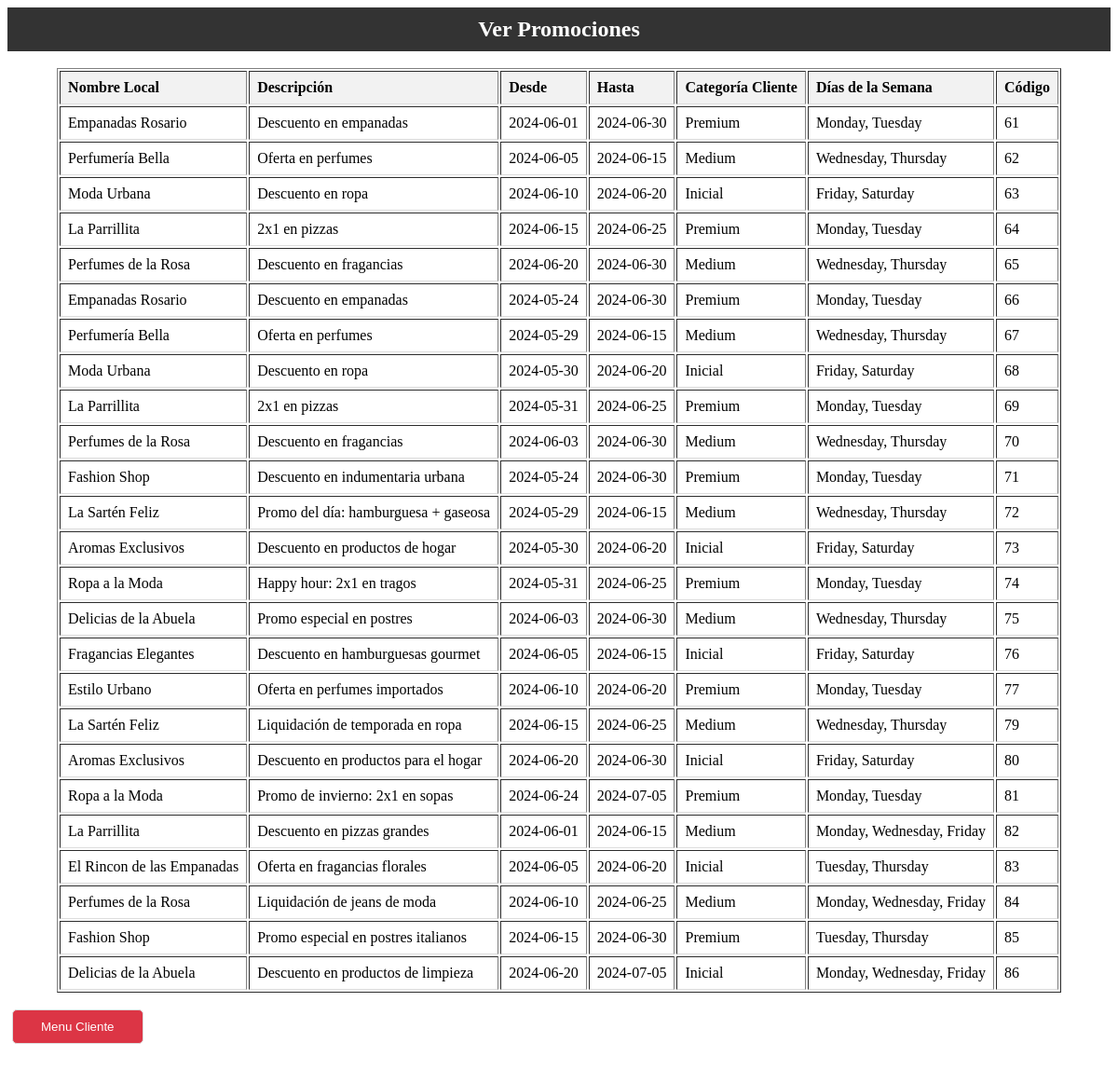
The page /menuCli/ver_promos.php on the database its author committed.
### tables this page shows
CREATE TABLE `promociones` (
  `codPromo` int(11) NOT NULL,
  `textoPromo` varchar(200) NOT NULL,
  `fechaDesdePromo` date NOT NULL,
  `fechaHastaPromo` date NOT NULL,
  `categoria_cliente` enum('Inicial','Medium','Premium') NOT NULL,
  `diasSemana` longtext NOT NULL CHECK (json_valid(`diasSemana`)),
  `estadoPromo` enum('pendiente','aprobada','denegada') NOT NULL,
  `codLocal` int(11) NOT NULL
);

CREATE TABLE `locales` (
  `codLocal` int(11) NOT NULL,
  `nombreLocal` varchar(100) NOT NULL,
  `ubicacionLocal` varchar(50) NOT NULL,
  `rubroLocal` varchar(20) NOT NULL,
  `codUsuario` int(11) NOT NULL
);

### menuCli/ver_promos.php (the view, shortened to what this page needs)
<?php
  include("../db.php");
  $nohaypromos = false;
  $promos = mysqli_query($mysqli, "SELECT * FROM promociones WHERE estadoPromo = 'aprobada'");
  ?>
<!DOCTYPE html>
<html lang="en">
<head>
    <link rel="stylesheet" href="../styles/tablas.css">
</head>
<body>
    <div class="welcome">Ver Promociones</div><br>
    <div class="table-container">
        <?php if(!$nohaypromos):?>
            <table border='1'>
                <tr>
                    <th>Nombre Local</th>
                    <th>Descripción</th>
                    <th>Desde</th>
                    <th>Hasta</th>
                    <th>Categoría Cliente</th>
                    <th>Días de la Semana</th>
                    <th>Código</th>
                </tr>
                <?php
                    while($promo = mysqli_fetch_array($promos)){
                        $codPromo = $promo["codPromo"];
                        $desc = $promo["textoPromo"];
                        $desde = $promo["fechaDesdePromo"];
                        $hasta = $promo["fechaHastaPromo"];
                        $cat = $promo["categoria_cliente"];
                        $dds = implode(", ", json_decode($promo["diasSemana"]));
                        $cod = $promo["codLocal"];
                        $sqlLocal = mysqli_fetch_array(mysqli_query($mysqli, "SELECT nombreLocal, codUsuario FROM locales WHERE codLocal = '$cod'"));
                        $nombreLocal = $sqlLocal["nombreLocal"];
                        echo "<tr><td>$nombreLocal</td><td>$desc</td><td>$desde</td><td>$hasta</td><td>$cat</td><td>$dds</td><td>$codPromo</td>";
                    }
                ?>
                </table>
            <?php endif ?>
    </div><br>
    <button onclick="window.location.href='../MenuCliente.php'">Menu Cliente</button>
</body>
</html>

### styles/tablas.css (style rules this page uses)
.welcome { text-align: center; font-size: 1.5em; color: #fff; background-color: #333; padding: 10px 20px; font-weight: bold; display: flex; align-items: center; justify-content: center; height: calc(20% - 20px); max-height: 80px; }
.table-container { display: flex; align-items: center; flex-direction: column; }
th, td { padding: 8px; text-align: left; border-bottom: 1px solid #ddd; }
th { background-color: #f2f2f2; }
button { margin-top: auto; margin-bottom: 20px; margin-left: 5px; color: #fff; background-color: #dc3545; border: 1px solid #ddd; padding: 10px 30px; text-decoration: none; transition: all 0.3s ease-in-out; border-radius: 5px; }

### rows shown on the page
promociones: codLocal.nombreLocal "Empanadas Rosario", textoPromo "Descuento en empanadas", fechaDesdePromo "2024-06-01", fechaHastaPromo "2024-06-30", categoria_cliente "Premium", diasSemana "Monday, Tuesday", codPromo "61"
promociones: codLocal.nombreLocal "Perfumería Bella", textoPromo "Oferta en perfumes", fechaDesdePromo "2024-06-05", fechaHastaPromo "2024-06-15", categoria_cliente "Medium", diasSemana "Wednesday, Thursday", codPromo "62"
promociones: codLocal.nombreLocal "Moda Urbana", textoPromo "Descuento en ropa", fechaDesdePromo "2024-06-10", fechaHastaPromo "2024-06-20", categoria_cliente "Inicial", diasSemana "Friday, Saturday", codPromo "63"
promociones: codLocal.nombreLocal "La Parrillita", textoPromo "2x1 en pizzas", fechaDesdePromo "2024-06-15", fechaHastaPromo "2024-06-25", categoria_cliente "Premium", diasSemana "Monday, Tuesday", codPromo "64"
promociones: codLocal.nombreLocal "Perfumes de la Rosa", textoPromo "Descuento en fragancias", fechaDesdePromo "2024-06-20", fechaHastaPromo "2024-06-30", categoria_cliente "Medium", diasSemana "Wednesday, Thursday", codPromo "65"
promociones: codLocal.nombreLocal "Empanadas Rosario", textoPromo "Descuento en empanadas", fechaDesdePromo "2024-05-24", fechaHastaPromo "2024-06-30", categoria_cliente "Premium", diasSemana "Monday, Tuesday", codPromo "66"
promociones: codLocal.nombreLocal "Perfumería Bella", textoPromo "Oferta en perfumes", fechaDesdePromo "2024-05-29", fechaHastaPromo "2024-06-15", categoria_cliente "Medium", diasSemana "Wednesday, Thursday", codPromo "67"
promociones: codLocal.nombreLocal "Moda Urbana", textoPromo "Descuento en ropa", fechaDesdePromo "2024-05-30", fechaHastaPromo "2024-06-20", categoria_cliente "Inicial", diasSemana "Friday, Saturday", codPromo "68"
promociones: codLocal.nombreLocal "La Parrillita", textoPromo "2x1 en pizzas", fechaDesdePromo "2024-05-31", fechaHastaPromo "2024-06-25", categoria_cliente "Premium", diasSemana "Monday, Tuesday", codPromo "69"
promociones: codLocal.nombreLocal "Perfumes de la Rosa", textoPromo "Descuento en fragancias", fechaDesdePromo "2024-06-03", fechaHastaPromo "2024-06-30", categoria_cliente "Medium", diasSemana "Wednesday, Thursday", codPromo "70"
promociones: codLocal.nombreLocal "Fashion Shop", textoPromo "Descuento en indumentaria urbana", fechaDesdePromo "2024-05-24", fechaHastaPromo "2024-06-30", categoria_cliente "Premium", diasSemana "Monday, Tuesday", codPromo "71"
promociones: codLocal.nombreLocal "La Sartén Feliz", textoPromo "Promo del día: hamburguesa + gaseosa", fechaDesdePromo "2024-05-29", fechaHastaPromo "2024-06-15", categoria_cliente "Medium", diasSemana "Wednesday, Thursday", codPromo "72"
promociones: codLocal.nombreLocal "Aromas Exclusivos", textoPromo "Descuento en productos de hogar", fechaDesdePromo "2024-05-30", fechaHastaPromo "2024-06-20", categoria_cliente "Inicial", diasSemana "Friday, Saturday", codPromo "73"
promociones: codLocal.nombreLocal "Ropa a la Moda", textoPromo "Happy hour: 2x1 en tragos", fechaDesdePromo "2024-05-31", fechaHastaPromo "2024-06-25", categoria_cliente "Premium", diasSemana "Monday, Tuesday", codPromo "74"
promociones: codLocal.nombreLocal "Delicias de la Abuela", textoPromo "Promo especial en postres", fechaDesdePromo "2024-06-03", fechaHastaPromo "2024-06-30", categoria_cliente "Medium", diasSemana "Wednesday, Thursday", codPromo "75"
promociones: codLocal.nombreLocal "Fragancias Elegantes", textoPromo "Descuento en hamburguesas gourmet", fechaDesdePromo "2024-06-05", fechaHastaPromo "2024-06-15", categoria_cliente "Inicial", diasSemana "Friday, Saturday", codPromo "76"
promociones: codLocal.nombreLocal "Estilo Urbano", textoPromo "Oferta en perfumes importados", fechaDesdePromo "2024-06-10", fechaHastaPromo "2024-06-20", categoria_cliente "Premium", diasSemana "Monday, Tuesday", codPromo "77"
promociones: codLocal.nombreLocal "La Sartén Feliz", textoPromo "Liquidación de temporada en ropa", fechaDesdePromo "2024-06-15", fechaHastaPromo "2024-06-25", categoria_cliente "Medium", diasSemana "Wednesday, Thursday", codPromo "79"
promociones: codLocal.nombreLocal "Aromas Exclusivos", textoPromo "Descuento en productos para el hogar", fechaDesdePromo "2024-06-20", fechaHastaPromo "2024-06-30", categoria_cliente "Inicial", diasSemana "Friday, Saturday", codPromo "80"
promociones: codLocal.nombreLocal "Ropa a la Moda", textoPromo "Promo de invierno: 2x1 en sopas", fechaDesdePromo "2024-06-24", fechaHastaPromo "2024-07-05", categoria_cliente "Premium", diasSemana "Monday, Tuesday", codPromo "81"
promociones: codLocal.nombreLocal "La Parrillita", textoPromo "Descuento en pizzas grandes", fechaDesdePromo "2024-06-01", fechaHastaPromo "2024-06-15", categoria_cliente "Medium", diasSemana "Monday, Wednesday, Friday", codPromo "82"
promociones: codLocal.nombreLocal "El Rincon de las Empanadas", textoPromo "Oferta en fragancias florales", fechaDesdePromo "2024-06-05", fechaHastaPromo "2024-06-20", categoria_cliente "Inicial", diasSemana "Tuesday, Thursday", codPromo "83"
promociones: codLocal.nombreLocal "Perfumes de la Rosa", textoPromo "Liquidación de jeans de moda", fechaDesdePromo "2024-06-10", fechaHastaPromo "2024-06-25", categoria_cliente "Medium", diasSemana "Monday, Wednesday, Friday", codPromo "84"
promociones: codLocal.nombreLocal "Fashion Shop", textoPromo "Promo especial en postres italianos", fechaDesdePromo "2024-06-15", fechaHastaPromo "2024-06-30", categoria_cliente "Premium", diasSemana "Tuesday, Thursday", codPromo "85"
promociones: codLocal.nombreLocal "Delicias de la Abuela", textoPromo "Descuento en productos de limpieza", fechaDesdePromo "2024-06-20", fechaHastaPromo "2024-07-05", categoria_cliente "Inicial", diasSemana "Monday, Wednesday, Friday", codPromo "86"
